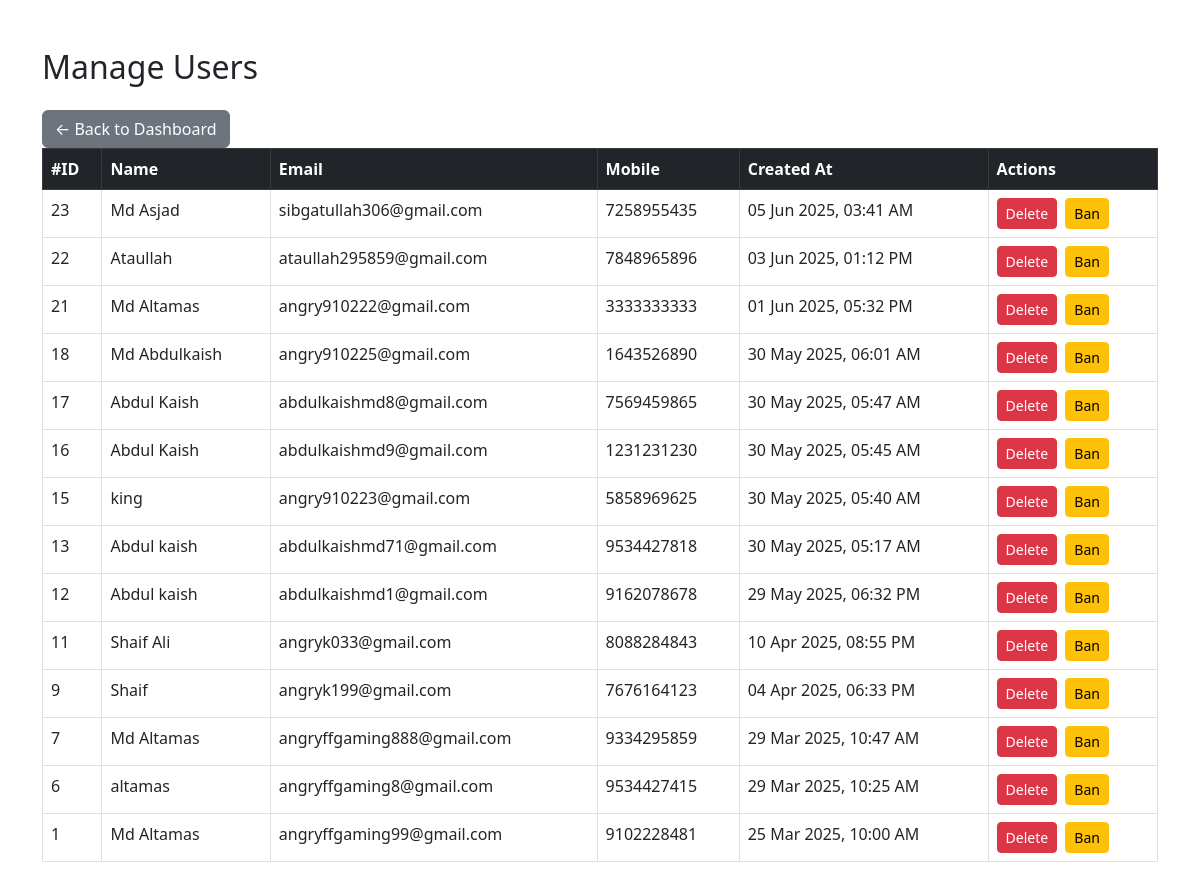
The page /manage_users.php (signed in) on the database its author committed.
### tables this page shows
CREATE TABLE `users` (
  `id` int(11) NOT NULL,
  `name` varchar(255) NOT NULL,
  `email` varchar(255) DEFAULT NULL,
  `phone` varchar(15) DEFAULT NULL,
  `password` varchar(255) NOT NULL,
  `profile_picture` varchar(255) DEFAULT NULL,
  `created_at` timestamp NOT NULL DEFAULT current_timestamp(),
  `mobile` varchar(15) NOT NULL,
  `status` enum('active','inactive','banned') DEFAULT 'active',
  `is_banned` tinyint(1) DEFAULT 0,
  `reset_token` varchar(255) DEFAULT NULL,
  `reset_token_expiry` datetime DEFAULT NULL,
  `reset_otp` varchar(6) DEFAULT NULL,
  `reset_otp_expiry` datetime DEFAULT NULL,
  `last_seen` datetime DEFAULT current_timestamp() ON UPDATE current_timestamp(),
  `last_active` datetime DEFAULT current_timestamp(),
  `referral_code` varchar(20) DEFAULT NULL,
  `referred_by` varchar(20) DEFAULT NULL,
  `referral_earned` tinyint(1) DEFAULT 0,
  `wallet_balance` decimal(10,2) DEFAULT 0.00
);

### manage_users.php (the view, shortened to what this page needs)
<?php
include 'db.php';
$query = "SELECT * FROM users ORDER BY created_at DESC";
$result = $conn->query($query);
?>
<!DOCTYPE html>
<html lang="en">
<head>
    <link href="https://cdn.jsdelivr.net/npm/bootstrap@5.3.0/dist/css/bootstrap.min.css" rel="stylesheet">
</head>
<body>
<div class="container mt-5">
    <h2 class="mb-4">Manage Users</h2>
    <table class="table table-bordered table-hover">
        <thead class="table-dark">
        <a href="dashboard.php" class="btn btn-secondary btn-back">&larr; Back to Dashboard</a>
            <tr>
                <th>#ID</th>
                <th>Name</th>
                <th>Email</th>
                <th>Mobile</th>
                <th>Created At</th>
                <th>Actions</th>
            </tr>
        </thead>
        <tbody>
        <?php while ($user = $result->fetch_assoc()): ?>
            <tr>
                <td><?= $user['id'] ?></td>
                <td><?= htmlspecialchars($user['name']) ?></td>
                <td><?= htmlspecialchars($user['email']) ?></td>
                <td><?= htmlspecialchars($user['mobile']) ?></td>
                <td><?= date('d M Y, h:i A', strtotime($user['created_at'])) ?></td>
                <td>
                    <a href="delete_user.php?id=<?= $user['id'] ?>" class="btn btn-sm btn-danger" onclick="return confirm('Are you sure you want to delete this user?');">Delete</a>
                    <?php if ($user['status'] === 'active'): ?>
                        <a href="toggle_user_status.php?id=<?= $user['id'] ?>&action=ban" class="btn btn-sm btn-warning ms-1" onclick="return confirm('Are you sure you want to ban this user?');">Ban</a>
                    <?php else: ?>
                        <a href="toggle_user_status.php?id=<?= $user['id'] ?>&action=unban" class="btn btn-sm btn-success ms-1" onclick="return confirm('Unban this user?');">Unban</a>
                    <?php endif; ?>
                </td>
            </tr>
        <?php endwhile; ?>
        </tbody>
    </table>
</div>
</body>
</html>

### rows shown on the page
users: id "23", name "Md Asjad", email "sibgatullah306@gmail.com", mobile "7258955435", created_at "05 Jun 2025, 03:41 AM"
users: id "22", name "Ataullah", email "ataullah295859@gmail.com", mobile "7848965896", created_at "03 Jun 2025, 01:12 PM"
users: id "21", name "Md Altamas", email "angry910222@gmail.com", mobile "3333333333", created_at "01 Jun 2025, 05:32 PM"
users: id "18", name "Md Abdulkaish", email "angry910225@gmail.com", mobile "1643526890", created_at "30 May 2025, 06:01 AM"
users: id "17", name "Abdul Kaish", email "abdulkaishmd8@gmail.com", mobile "7569459865", created_at "30 May 2025, 05:47 AM"
users: id "16", name "Abdul Kaish", email "abdulkaishmd9@gmail.com", mobile "1231231230", created_at "30 May 2025, 05:45 AM"
users: id "15", name "king", email "angry910223@gmail.com", mobile "5858969625", created_at "30 May 2025, 05:40 AM"
users: id "13", name "Abdul kaish", email "abdulkaishmd71@gmail.com", mobile "9534427818", created_at "30 May 2025, 05:17 AM"
users: id "12", name "Abdul kaish", email "abdulkaishmd1@gmail.com", mobile "9162078678", created_at "29 May 2025, 06:32 PM"
users: id "11", name "Shaif Ali", email "angryk033@gmail.com", mobile "8088284843", created_at "10 Apr 2025, 08:55 PM"
users: id "9", name "Shaif", email "angryk199@gmail.com", mobile "7676164123", created_at "04 Apr 2025, 06:33 PM"
users: id "7", name "Md Altamas", email "angryffgaming888@gmail.com", mobile "9334295859", created_at "29 Mar 2025, 10:47 AM"
users: id "6", name "altamas", email "angryffgaming8@gmail.com", mobile "9534427415", created_at "29 Mar 2025, 10:25 AM"
users: id "1", name "Md Altamas", email "angryffgaming99@gmail.com", mobile "9102228481", created_at "25 Mar 2025, 10:00 AM"
